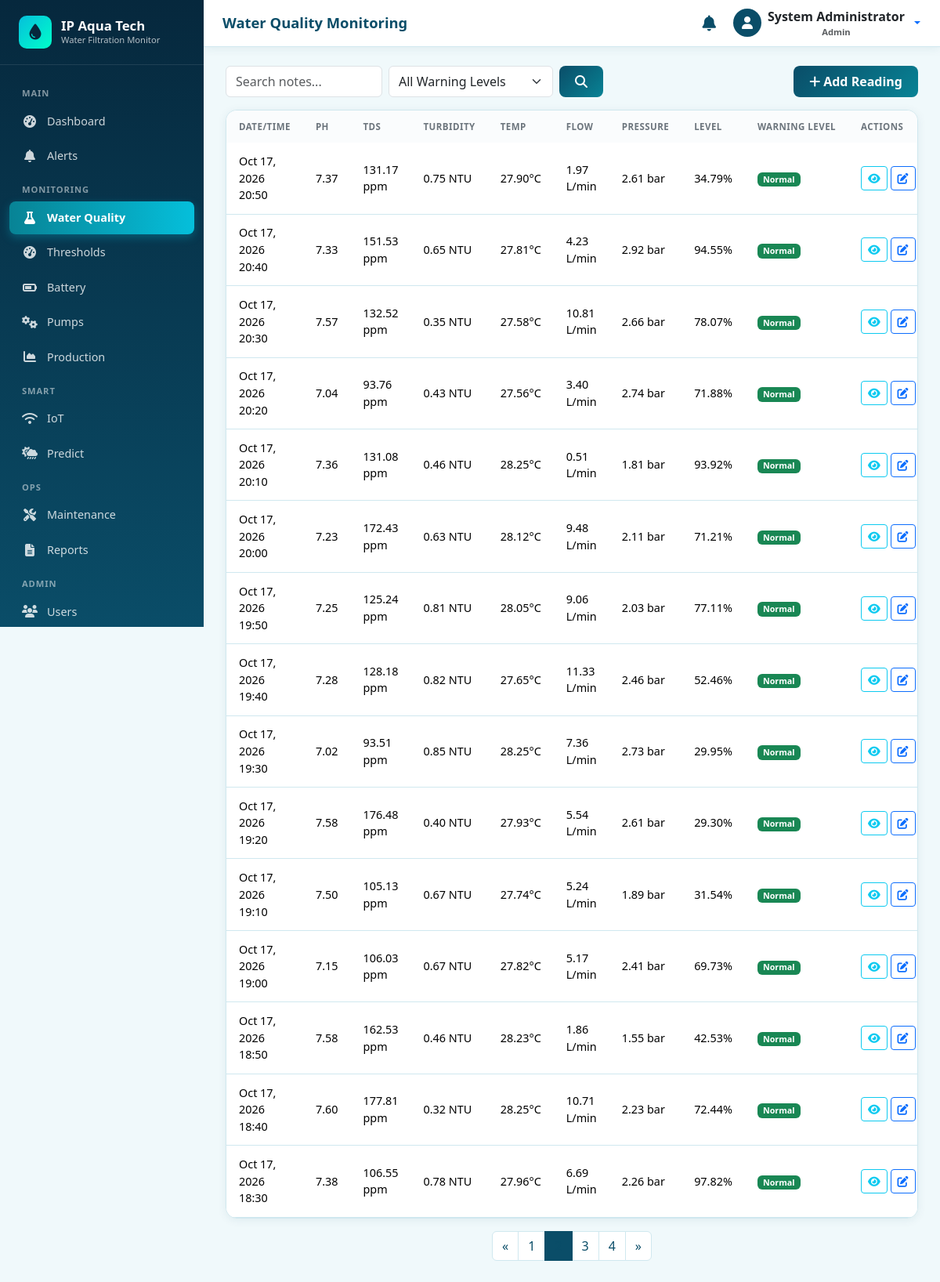
/monitoring/water-quality/?page=2 (signed in), run on an earlier commit of the app's database.
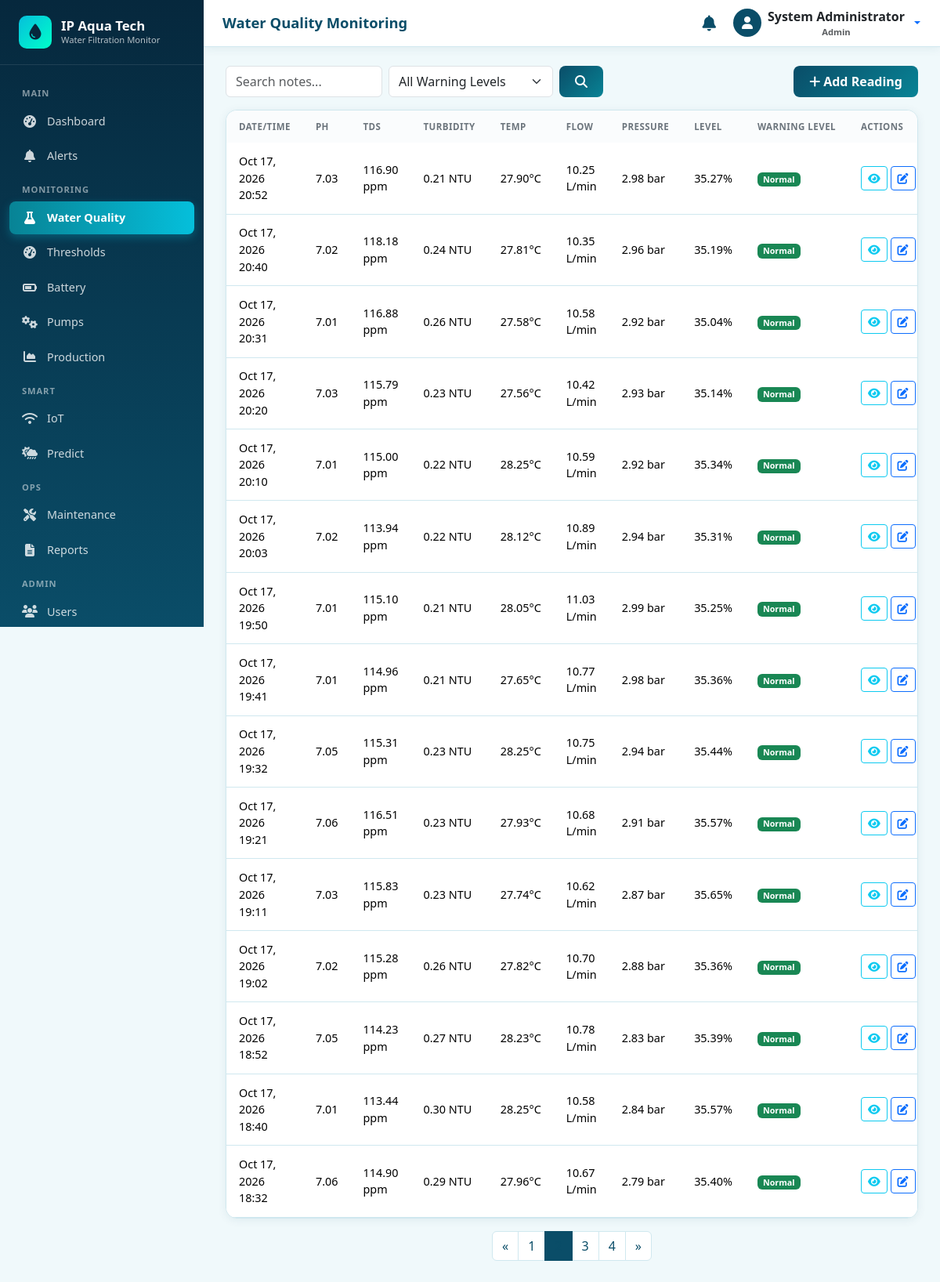
And on a later commit of the database.
### accounts/models.py (models this page shows, shortened)
class User(AbstractUser):
    class Role(models.TextChoices):
        ADMIN = 'ADMIN', 'Admin'
        OPERATOR = 'OPERATOR', 'Operator'
    role = models.CharField(
        max_length=20,
        choices=Role.choices,
        default=Role.OPERATOR,
        help_text='User role determining access level',
    )
    phone = models.CharField(max_length=20, blank=True)
    is_active = models.BooleanField(default=True)
    created_at = models.DateTimeField(auto_now_add=True)
    updated_at = models.DateTimeField(auto_now=True)
    class Meta:
        ordering = ['-date_joined']
        verbose_name = 'User'
        verbose_name_plural = 'Users'
    @property
    def is_admin_user(self):
        return self.role == self.Role.ADMIN or self.is_superuser

### monitoring/models.py (models this page shows, shortened)
class WaterQuality(models.Model):
    ph = models.DecimalField(max_digits=4, decimal_places=2, help_text='pH level (0-14)')
    tds = models.DecimalField(max_digits=8, decimal_places=2, help_text='Total Dissolved Solids (ppm)')
    turbidity = models.DecimalField(max_digits=6, decimal_places=2, help_text='Turbidity (NTU)')
    temperature = models.DecimalField(max_digits=5, decimal_places=2, help_text='Temperature (°C)')
    flow_rate = models.DecimalField(max_digits=8, decimal_places=2, help_text='Flow rate (L/min)')
    water_pressure = models.DecimalField(max_digits=6, decimal_places=2, help_text='Water pressure (bar)')
    water_level = models.DecimalField(max_digits=5, decimal_places=2, help_text='Water level (%)')
    status = models.CharField(
        max_length=20,
        choices=StatusChoices.choices,
        default=StatusChoices.NORMAL,
    )
    warning_level = models.CharField(
        max_length=20,
        choices=WarningLevel.choices,
        default=WarningLevel.NORMAL,
    )
    notes = models.TextField(blank=True)
    recorded_by = models.ForeignKey(
        settings.AUTH_USER_MODEL,
        on_delete=models.SET_NULL,
        null=True,
        blank=True,
        related_name='water_quality_records',
    )
    recorded_at = models.DateTimeField(default=timezone.now)
    created_at = models.DateTimeField(auto_now_add=True)
    class Meta:
        ordering = ['-recorded_at']
        verbose_name = 'Water Quality Reading'
        verbose_name_plural = 'Water Quality Readings'

### monitoring/views.py (the view)
# urls.py: path('water-quality/', views.water_quality_list, name='water_quality_list'),
@login_required
def water_quality_list(request):
    q = request.GET.get('q', '').strip()
    warning_level = request.GET.get('warning_level', '')
    qs = WaterQuality.objects.select_related('recorded_by').filter(
        recorded_at__lte=timezone.now(),
    )
    if warning_level:
        qs = qs.filter(warning_level=warning_level)
    if q:
        qs = qs.filter(notes__icontains=q)
    paginator = Paginator(qs, 15)
    page = paginator.get_page(request.GET.get('page'))
    return render(request, 'monitoring/water_quality_list.html', {
        'page_obj': page,
        'q': q,
        'warning_level': warning_level,
        'warning_choices': WarningLevel,
    })

### templates/monitoring/water_quality_list.html (shortened to what this page needs)
{% extends 'base.html' %}
{% block page_title %}Water Quality Monitoring{% endblock %}
{% block content %}
<div class="d-flex flex-wrap justify-content-between align-items-center mb-3 gap-2">
  <form method="get" class="d-flex gap-2 flex-wrap">
    <input type="text" name="q" value="{{ q }}" class="form-control" placeholder="Search notes..." style="width:200px;">
    <select name="warning_level" class="form-select" style="width:210px;">
      <option value="">All Warning Levels</option>
    </select>
    <button type="submit" class="btn btn-aqua"><i class="fas fa-search"></i></button>
  </form>
  <a href="{% url 'monitoring:water_quality_create' %}" class="btn btn-aqua"><i class="fas fa-plus me-1"></i>Add Reading</a>
</div>
<div class="card card-aqua">
  <div class="card-body p-0">
    <div class="table-responsive">
      <table class="table table-aqua table-hover mb-0">
        <thead>
          <tr>
            <th>Date/Time</th>
            <th>pH</th>
            <th>TDS</th>
            <th>Turbidity</th>
            <th>Temp</th>
            <th>Flow</th>
            <th>Pressure</th>
            <th>Level</th>
            <th>Warning Level</th>
            <th>Actions</th>
          </tr>
        </thead>
        <tbody>
          {% for obj in page_obj %}
          <tr class="{% if obj.status == 'CRITICAL' %}row-critical{% elif obj.status == 'WARNING' %}row-warning{% endif %}">
            <td>{{ obj.recorded_at|date:"M d, Y H:i" }}</td>
            <td>{{ obj.ph }}</td>
            <td>{{ obj.tds }} ppm</td>
            <td>{{ obj.turbidity }} NTU</td>
            <td>{{ obj.temperature }}°C</td>
            <td>{{ obj.flow_rate }} L/min</td>
            <td>{{ obj.water_pressure }} bar</td>
            <td>{{ obj.water_level }}%</td>
            <td>
              {% if obj.warning_level == 'NORMAL' %}<span class="badge badge-normal">Normal</span>
              {% elif obj.warning_level == 'FIRST' %}<span class="badge bg-info">First Level</span>
              {% elif obj.warning_level == 'MIDDLE' %}<span class="badge badge-warning">Middle Level</span>
              {% else %}<span class="badge badge-critical">Danger Level</span>{% endif %}
            </td>
            <td class="text-nowrap">
              <a href="{% url 'monitoring:water_quality_detail' obj.pk %}" class="btn btn-sm btn-outline-info"><i class="fas fa-eye"></i></a>
              <a href="{% url 'monitoring:water_quality_edit' obj.pk %}" class="btn btn-sm btn-outline-primary"><i class="fas fa-edit"></i></a>
            </td>
          </tr>
          {% empty %}
          <tr><td colspan="10" class="text-center text-muted py-4">No readings found.</td></tr>
          {% endfor %}
        </tbody>
      </table>
    </div>
  </div>
</div>
{% include 'includes/pagination.html' %}
{% endblock %}

### templates/base.html (shortened to what this page needs)
{% load static %}
<!DOCTYPE html>
<html lang="en">
<head>
  <link href="https://cdn.jsdelivr.net/npm/bootstrap@5.3.3/dist/css/bootstrap.min.css" rel="stylesheet">
  <link href="https://cdnjs.cloudflare.com/ajax/libs/font-awesome/6.5.1/css/all.min.css" rel="stylesheet">
  <link href="{% static 'css/style.css' %}" rel="stylesheet">
</head>
<body {% if chart_url %}data-chart-url="{{ chart_url }}"{% endif %} {% block body_attrs %}{% endblock %}>
  {% if user.is_authenticated %}
  {% include 'includes/sidebar.html' %}
  <div class="main-wrapper">
    <header class="topbar">
      <div class="d-flex align-items-center gap-3">
        <h1 class="page-title">{% block page_title %}Dashboard{% endblock %}</h1>
      </div>
      <div class="d-flex align-items-center gap-3">
        <a href="{% url 'notifications:notification_list' %}" class="btn btn-link text-aqua position-relative p-1">
          <i class="fas fa-bell fa-lg"></i>
        </a>
        <div class="dropdown">
          <button class="btn btn-link text-decoration-none dropdown-toggle d-flex align-items-center gap-2 p-0" type="button" data-bs-toggle="dropdown">
            <span class="rounded-circle bg-aqua d-inline-flex align-items-center justify-content-center text-white" style="width:36px;height:36px;background:var(--aqua-primary);">
              <i class="fas fa-user"></i>
            </span>
            <span class="d-none d-md-inline text-dark fw-semibold">
              {{ user.get_full_name|default:user.username }}
              <small class="d-block text-muted" style="font-size:0.7rem;">{{ user.get_role_display }}</small>
            </span>
          </button>
        </div>
      </div>
    </header>
    <div class="content-area">
      {% block content %}{% endblock %}
    </div>
  </div>
  {% else %}
    {% block auth_content %}{% endblock %}
  {% endif %}
</body>
</html>

### templates/includes/sidebar.html (shortened to what this page needs)
<aside class="sidebar" id="sidebar">
  <div class="sidebar-brand">
    <div class="brand-icon"><i class="fas fa-tint"></i></div>
    <div>
      <h5>IP Aqua Tech</h5>
      <small>Water Filtration Monitor</small>
    </div>
  </div>
  <nav class="sidebar-nav">
    <div class="nav-label">Main</div>
    <a href="{% url 'dashboard:index' %}" class="nav-link {% if request.resolver_match.app_name == 'dashboard' %}active{% endif %}">
      <i class="fas fa-tachometer-alt"></i> Dashboard
    </a>
    <a href="{% url 'notifications:notification_list' %}" class="nav-link {% if request.resolver_match.app_name == 'notifications' %}active{% endif %}">
      <i class="fas fa-bell"></i> Alerts
    </a>
    <div class="nav-label">Monitoring</div>
    <a href="{% url 'monitoring:water_quality_list' %}" class="nav-link {% if 'water_quality' in request.resolver_match.url_name %}active{% endif %}">
      <i class="fas fa-flask"></i> Water Quality
    </a>
    <a href="{% url 'monitoring:threshold_settings' %}" class="nav-link {% if request.resolver_match.url_name == 'threshold_settings' %}active{% endif %}">
      <i class="fas fa-gauge-high"></i> Thresholds
    </a>
    <a href="{% url 'solar:battery_list' %}" class="nav-link {% if 'battery' in request.resolver_match.url_name %}active{% endif %}">
      <i class="fas fa-battery-three-quarters"></i> Battery
    </a>
    <a href="{% url 'monitoring:pump_list' %}" class="nav-link {% if 'pump' in request.resolver_match.url_name %}active{% endif %}">
      <i class="fas fa-cogs"></i> Pumps
    </a>
    <a href="{% url 'monitoring:production_list' %}" class="nav-link {% if 'production' in request.resolver_match.url_name %}active{% endif %}">
      <i class="fas fa-chart-area"></i> Production
    </a>
    <div class="nav-label">Smart</div>
    <a href="{% url 'iot:dashboard' %}" class="nav-link {% if request.resolver_match.app_name == 'iot' and 'sensor' not in request.resolver_match.url_name %}active{% endif %}">
      <i class="fas fa-wifi"></i> IoT
    </a>
    <a href="{% url 'predictions:dashboard' %}" class="nav-link {% if request.resolver_match.app_name == 'predictions' %}active{% endif %}">
      <i class="fas fa-cloud-sun-rain"></i> Predict
    </a>
    <div class="nav-label">Ops</div>
    <a href="{% url 'maintenance:maintenance_list' %}" class="nav-link {% if request.resolver_match.app_name == 'maintenance' %}active{% endif %}">
      <i class="fas fa-tools"></i> Maintenance
    </a>
    <a href="{% url 'reports:report_list' %}" class="nav-link {% if request.resolver_match.app_name == 'reports' %}active{% endif %}">
      <i class="fas fa-file-alt"></i> Reports
    </a>
    {% if user.is_admin_user or user.is_superuser %}
    <div class="nav-label">Admin</div>
    <a href="{% url 'accounts:user_list' %}" class="nav-link {% if 'user_' in request.resolver_match.url_name %}active{% endif %}">
      <i class="fas fa-users"></i> Users
    </a>
    {% endif %}
  </nav>
</aside>

### templates/includes/pagination.html (shortened to what this page needs)
{% if page_obj.has_other_pages %}
<nav aria-label="Page navigation" class="mt-3">
  <ul class="pagination justify-content-center">
    {% if page_obj.has_previous %}
    <li class="page-item">
      <a class="page-link" href="?page={{ page_obj.previous_page_number }}">&laquo;</a>
    </li>
    {% endif %}
    {% for num in page_obj.paginator.page_range %}
      {% if page_obj.number == num %}
      <li class="page-item active"><span class="page-link">{{ num }}</span></li>
      {% elif num > page_obj.number|add:'-3' and num < page_obj.number|add:'3' %}
      <li class="page-item">
        <a class="page-link" href="?page={{ num }}">{{ num }}</a>
      </li>
      {% endif %}
    {% endfor %}
    {% if page_obj.has_next %}
    <li class="page-item">
      <a class="page-link" href="?page={{ page_obj.next_page_number }}">&raquo;</a>
    </li>
    {% endif %}
  </ul>
</nav>
{% endif %}

What changed in the data, as far as the page shows it:
changed WaterQuality: recorded_at "Oct 17, 2026 20:50" → "Oct 17, 2026 20:52"; ph "7.37" → "7.03"; tds "131.17" → "116.90"; turbidity "0.75" → "0.21"; flow_rate "1.97" → "10.25"; water_pressure "2.61" → "2.98"; water_level "34.79" → "35.27"
changed WaterQuality "Oct 17, 2026 20:40": ph "7.33" → "7.02"; tds "151.53" → "118.18"; turbidity "0.65" → "0.24"; flow_rate "4.23" → "10.35"; water_pressure "2.92" → "2.96"; water_level "94.55" → "35.19"
changed WaterQuality: recorded_at "Oct 17, 2026 20:30" → "Oct 17, 2026 20:31"; ph "7.57" → "7.01"; tds "132.52" → "116.88"; turbidity "0.35" → "0.26"; flow_rate "10.81" → "10.58"; water_pressure "2.66" → "2.92"; water_level "78.07" → "35.04"
changed WaterQuality "Oct 17, 2026 20:20": ph "7.04" → "7.03"; tds "93.76" → "115.79"; turbidity "0.43" → "0.23"; flow_rate "3.40" → "10.42"; water_pressure "2.74" → "2.93"; water_level "71.88" → "35.14"
changed WaterQuality "Oct 17, 2026 20:10": ph "7.36" → "7.01"; tds "131.08" → "115.00"; turbidity "0.46" → "0.22"; flow_rate "0.51" → "10.59"; water_pressure "1.81" → "2.92"; water_level "93.92" → "35.34"
changed WaterQuality: recorded_at "Oct 17, 2026 20:00" → "Oct 17, 2026 20:03"; ph "7.23" → "7.02"; tds "172.43" → "113.94"; turbidity "0.63" → "0.22"; flow_rate "9.48" → "10.89"; water_pressure "2.11" → "2.94"; water_level "71.21" → "35.31"
changed WaterQuality "Oct 17, 2026 19:50": ph "7.25" → "7.01"; tds "125.24" → "115.10"; turbidity "0.81" → "0.21"; flow_rate "9.06" → "11.03"; water_pressure "2.03" → "2.99"; water_level "77.11" → "35.25"
changed WaterQuality: recorded_at "Oct 17, 2026 19:40" → "Oct 17, 2026 19:41"; ph "7.28" → "7.01"; tds "128.18" → "114.96"; turbidity "0.82" → "0.21"; flow_rate "11.33" → "10.77"; water_pressure "2.46" → "2.98"; water_level "52.46" → "35.36"
changed WaterQuality: recorded_at "Oct 17, 2026 19:30" → "Oct 17, 2026 19:32"; ph "7.02" → "7.05"; tds "93.51" → "115.31"; turbidity "0.85" → "0.23"; flow_rate "7.36" → "10.75"; water_pressure "2.73" → "2.94"; water_level "29.95" → "35.44"
changed WaterQuality: recorded_at "Oct 17, 2026 19:20" → "Oct 17, 2026 19:21"; ph "7.58" → "7.06"; tds "176.48" → "116.51"; turbidity "0.40" → "0.23"; flow_rate "5.54" → "10.68"; water_pressure "2.61" → "2.91"; water_level "29.30" → "35.57"
changed WaterQuality: recorded_at "Oct 17, 2026 19:10" → "Oct 17, 2026 19:11"; ph "7.50" → "7.03"; tds "105.13" → "115.83"; turbidity "0.67" → "0.23"; flow_rate "5.24" → "10.62"; water_pressure "1.89" → "2.87"; water_level "31.54" → "35.65"
changed WaterQuality: recorded_at "Oct 17, 2026 19:00" → "Oct 17, 2026 19:02"; ph "7.15" → "7.02"; tds "106.03" → "115.28"; turbidity "0.67" → "0.26"; flow_rate "5.17" → "10.70"; water_pressure "2.41" → "2.88"; water_level "69.73" → "35.36"
changed WaterQuality: recorded_at "Oct 17, 2026 18:50" → "Oct 17, 2026 18:52"; ph "7.58" → "7.05"; tds "162.53" → "114.23"; turbidity "0.46" → "0.27"; flow_rate "1.86" → "10.78"; water_pressure "1.55" → "2.83"; water_level "42.53" → "35.39"
changed WaterQuality "Oct 17, 2026 18:40": ph "7.60" → "7.01"; tds "177.81" → "113.44"; turbidity "0.32" → "0.30"; flow_rate "10.71" → "10.58"; water_pressure "2.23" → "2.84"; water_level "72.44" → "35.57"
changed WaterQuality: recorded_at "Oct 17, 2026 18:30" → "Oct 17, 2026 18:32"; ph "7.38" → "7.06"; tds "106.55" → "114.90"; turbidity "0.78" → "0.29"; flow_rate "6.69" → "10.67"; water_pressure "2.26" → "2.79"; water_level "97.82" → "35.40"
